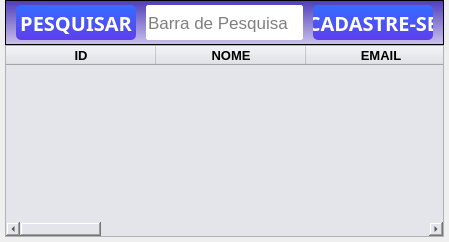
      <widget class="QWidget" name="pg_inicial">
       <layout class="QVBoxLayout" name="verticalLayout_2">
        <property name="spacing">
         <number>0</number>
        </property>
        <property name="leftMargin">
         <number>5</number>
        </property>
        <property name="topMargin">
         <number>0</number>
        </property>
        <property name="rightMargin">
         <number>5</number>
        </property>
        <property name="bottomMargin">
         <number>5</number>
        </property>
        <item>
         <widget class="QFrame" name="FrameSearch">
          <property name="sizePolicy">
           <sizepolicy hsizetype="Preferred" vsizetype="Expanding">
            <horstretch>0</horstretch>
            <verstretch>0</verstretch>
           </sizepolicy>
          </property>
          <property name="minimumSize">
           <size>
            <width>0</width>
            <height>45</height>
           </size>
          </property>
          <property name="maximumSize">
           <size>
            <width>16777215</width>
            <height>45</height>
           </size>
          </property>
          <property name="layoutDirection">
           <enum>Qt::LeftToRight</enum>
          </property>
          <property name="styleSheet">
           <string notr="true">background-color: qlineargradient(spread:pad, x1:0.569, y1:1, x2:0.563, y2:0, stop:0 rgba(107, 74, 223, 68), stop:0.994318 rgba(23, 0, 167, 191));
color: rgb(255, 255, 255);

</string>
          </property>
          <property name="frameShape">
           <enum>QFrame::StyledPanel</enum>
          </property>
          <property name="frameShadow">
           <enum>QFrame::Raised</enum>
          </property>
          <layout class="QHBoxLayout" name="horizontalLayout_2">
           <property name="spacing">
            <number>10</number>
           </property>
           <property name="leftMargin">
            <number>10</number>
           </property>
           <property name="topMargin">
            <number>0</number>
           </property>
           <property name="rightMargin">
            <number>10</number>
           </property>
           <property name="bottomMargin">
            <number>0</number>
           </property>
           <item>
            <widget class="QPushButton" name="btnPesquisar">
             <property name="minimumSize">
              <size>
               <width>120</width>
               <height>35</height>
              </size>
             </property>
             <property name="maximumSize">
              <size>
               <width>120</width>
               <height>35</height>
              </size>
             </property>
             <property name="font">
              <font>
               <family>Agency FB</family>
               <pointsize>15</pointsize>
               <weight>75</weight>
               <bold>true</bold>
              </font>
             </property>
             <property name="cursor">
              <cursorShape>PointingHandCursor</cursorShape>
             </property>
             <property name="styleSheet">
              <string notr="true">QPushButton{
background-color: qlineargradient(spread:pad, x1:0.512, y1:0, x2:0.5, y2:0.994, stop:0 rgba(52, 109, 255, 255), stop:1 rgba(94, 62, 237, 255));
color: rgb(255, 255, 255);
border-radius:5px;
;}
QPushButton:hover{
background-color: rgb(89, 161, 255);
}
</string>
             </property>
             <property name="text">
              <string>PESQUISAR</string>
             </property>
            </widget>
           </item>
           <item>
            <widget class="QSplitter" name="splitter_7">
             <property name="orientation">
              <enum>Qt::Horizontal</enum>
             </property>
             <widget class="QLineEdit" name="CampoPesquisa">
              <property name="minimumSize">
               <size>
                <width>0</width>
                <height>35</height>
               </size>
              </property>
              <property name="maximumSize">
               <size>
                <width>16777215</width>
                <height>35</height>
               </size>
              </property>
              <property name="font">
               <font>
                <family>Nirmala UI</family>
                <pointsize>13</pointsize>
                <weight>50</weight>
                <bold>false</bold>
               </font>
              </property>
              <property name="styleSheet">
               <string notr="true">background-color: rgb(255, 255, 255);
color: rgb(0, 0, 0);
border-radius:2px;</string>
              </property>
              <property name="maxLength">
               <number>50</number>
              </property>
              <property name="placeholderText">
               <string>Barra de Pesquisa</string>
              </property>
             </widget>
            </widget>
           </item>
           <item>
            <widget class="QPushButton" name="btnCadastrar">
             <property name="minimumSize">
              <size>
               <width>120</width>
               <height>35</height>
              </size>
             </property>
             <property name="maximumSize">
              <size>
               <width>120</width>
               <height>35</height>
              </size>
             </property>
             <property name="font">
              <font>
               <family>Agency FB</family>
               <pointsize>15</pointsize>
               <weight>75</weight>
               <bold>true</bold>
              </font>
             </property>
             <property name="cursor">
              <cursorShape>PointingHandCursor</cursorShape>
             </property>
             <property name="layoutDirection">
              <enum>Qt::LeftToRight</enum>
             </property>
             <property name="styleSheet">
              <string notr="true">QPushButton{
background-color: qlineargradient(spread:pad, x1:0.512, y1:0, x2:0.5, y2:0.994, stop:0 rgba(52, 109, 255, 255), stop:1 rgba(94, 62, 237, 255));
color: rgb(255, 255, 255);
border-radius:5px;
;}

QPushButton:hover{
background-color: rgb(89, 161, 255);
}
</string>
             </property>
             <property name="text">
              <string>CADASTRE-SE</string>
             </property>
            </widget>
           </item>
          </layout>
         </widget>
        </item>
        <item>
         <widget class="QTableWidget" name="tb_usuarios">
          <property name="sizePolicy">
           <sizepolicy hsizetype="Preferred" vsizetype="Expanding">
            <horstretch>0</horstretch>
            <verstretch>0</verstretch>
           </sizepolicy>
          </property>
          <property name="cursor" stdset="0">
           <cursorShape>PointingHandCursor</cursorShape>
          </property>
          <property name="styleSheet">
           <string notr="true">background-color: rgb(228, 229, 235);</string>
          </property>
          <attribute name="horizontalHeaderDefaultSectionSize">
           <number>150</number>
          </attribute>
          <attribute name="horizontalHeaderMinimumSectionSize">
           <number>100</number>
          </attribute>
          <column>
           <property name="text">
            <string>ID</string>
           </property>
           <property name="font">
            <font>
             <family>Nirmala UI</family>
             <pointsize>10</pointsize>
             <weight>75</weight>
             <bold>true</bold>
             <kerning>true</kerning>
            </font>
           </property>
           <property name="textAlignment">
            <set>AlignCenter</set>
           </property>
          </column>
          <column>
           <property name="text">
            <string>NOME</string>
           </property>
           <property name="font">
            <font>
             <family>Nirmala UI</family>
             <pointsize>10</pointsize>
             <weight>75</weight>
             <bold>true</bold>
            </font>
           </property>
           <property name="textAlignment">
            <set>AlignCenter</set>
           </property>
          </column>
          <column>
           <property name="text">
            <string>EMAIL</string>
           </property>
           <property name="font">
            <font>
             <family>Nirmala UI</family>
             <pointsize>10</pointsize>
             <weight>75</weight>
             <bold>true</bold>
            </font>
           </property>
           <property name="textAlignment">
            <set>AlignCenter</set>
           </property>
          </column>
          <column>
           <property name="text">
            <string>TELEFONE</string>
           </property>
           <property name="font">
            <font>
             <family>Nirmala UI</family>
             <pointsize>10</pointsize>
             <weight>75</weight>
             <bold>true</bold>
            </font>
           </property>
           <property name="textAlignment">
            <set>AlignCenter</set>
           </property>
          </column>
          <column>
           <property name="text">
            <string>RUA</string>
           </property>
           <property name="font">
            <font>
             <family>Nirmala UI</family>
             <pointsize>10</pointsize>
             <weight>75</weight>
             <bold>true</bold>
            </font>
           </property>
           <property name="textAlignment">
            <set>AlignCenter</set>
           </property>
          </column>
          <column>
           <property name="text">
            <string>MUNICÍPIO</string>
           </property>
           <property name="font">
            <font>
             <family>Nirmala UI</family>
             <pointsize>10</pointsize>
             <weight>75</weight>
             <bold>true</bold>
            </font>
           </property>
           <property name="textAlignment">
            <set>AlignCenter</set>
           </property>
          </column>
          <column>
           <property name="text">
            <string>HORÁRIO DISPONÍVEL</string>
           </property>
           <property name="font">
            <font>
             <family>Nirmala UI</family>
             <pointsize>10</pointsize>
             <weight>75</weight>
             <bold>true</bold>
            </font>
           </property>
           <property name="textAlignment">
            <set>AlignCenter</set>
           </property>
          </column>
          <column>
           <property name="text">
            <string>DIAS DISPONÍVEIS</string>
           </property>
           <property name="font">
            <font>
             <family>Nirmala UI</family>
             <pointsize>10</pointsize>
             <weight>75</weight>
             <bold>true</bold>
            </font>
           </property>
           <property name="textAlignment">
            <set>AlignCenter</set>
           </property>
          </column>
          <column>
           <property name="text">
            <string>SENHA</string>
           </property>
           <property name="font">
            <font>
             <family>Nirmala UI</family>
             <pointsize>10</pointsize>
             <weight>75</weight>
             <bold>true</bold>
            </font>
           </property>
           <property name="textAlignment">
            <set>AlignCenter</set>
           </property>
          </column>
          <column>
           <property name="text">
            <string>TIPO DE SERVIÇO</string>
           </property>
           <property name="font">
            <font>
             <family>Nirmala UI</family>
             <pointsize>10</pointsize>
             <weight>75</weight>
             <bold>true</bold>
            </font>
           </property>
           <property name="textAlignment">
            <set>AlignCenter</set>
           </property>
          </column>
         </widget>
        </item>
       </layout>
      </widget>
